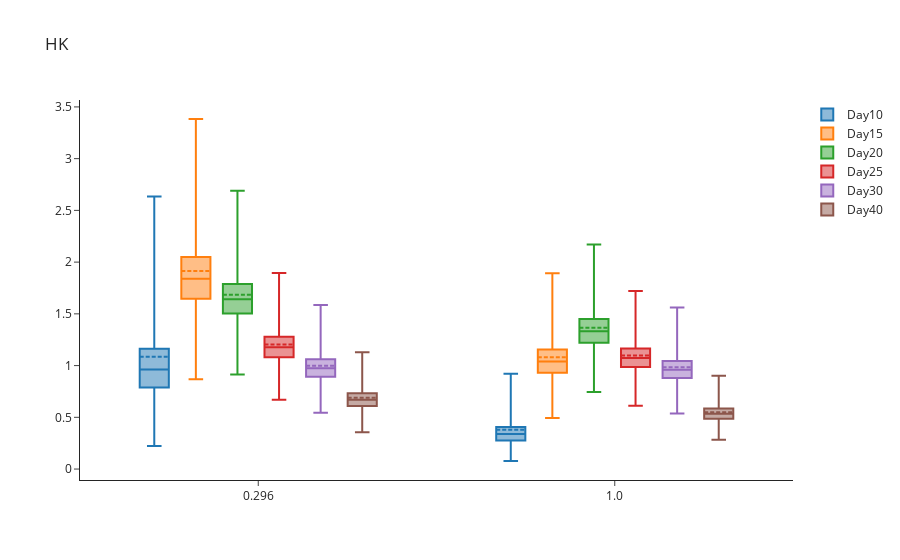

The notebook cell saved with this chart:
### Code cell
# Create list of names for x-axis and traces
epsilon_range = np.around(epsilon_range,3)
num_epsilons = len(epsilon_range)
x_name = []
for i in range(num_epsilons):
    x_name.append(str(epsilon_range[i]))
trace_name = ['Day{}'.format(x) for x in chosen_times]

# Sort results
all_intervals_chosen.sort_values(by=['Time Points', 'Epsilon'], inplace=True)

# Plot (box plot for inference)
fig = go.Figure()

for i in range(len(trace_name)):
    fig.add_trace(
        go.Box(
            mean=all_intervals_chosen.loc[all_intervals_chosen['Central Probability']==0]['Mean'][i*num_epsilons:(i+1)*num_epsilons],
            median=all_intervals_chosen.loc[all_intervals_chosen['Central Probability']==0]['Lower bound CI'][i*num_epsilons:(i+1)*num_epsilons],
            q1=all_intervals_chosen.loc[all_intervals_chosen['Central Probability']==0.25]['Lower bound CI'][i*num_epsilons:(i+1)*num_epsilons],
            q3=all_intervals_chosen.loc[all_intervals_chosen['Central Probability']==0.25]['Upper bound CI'][i*num_epsilons:(i+1)*num_epsilons],
            upperfence=all_intervals_chosen.loc[all_intervals_chosen['Central Probability']==0.95]['Upper bound CI'][i*num_epsilons:(i+1)*num_epsilons],
            lowerfence=all_intervals_chosen.loc[all_intervals_chosen['Central Probability']==0.95]['Lower bound CI'][i*num_epsilons:(i+1)*num_epsilons],
            x=x_name,
            name=trace_name[i]
        )
    )
fig.update_layout(template='simple_white', boxmode='group', title='HK')

fig.show()

### Figure 1 — Plotly figure (JSON) as saved in the notebook; plotly's stock layout.template omitted (floating-point values rounded to 4 significant figures)
{"data": [{"lowerfence": [0.2217, 0.07785], "mean": [1.084, 0.3799], "median": [0.9633, 0.3377], "name": "Day10", "q1": [0.7885, 0.2765], "q3": [1.163, 0.4075], "type": "box", "upperfence": [2.633, 0.9205], "x": ["0.296", "1.0"]}, {"lowerfence": [0.8671, 0.4935], "mean": [1.914, 1.08], "median": [1.84, 1.04], "name": "Day15", "q1": [1.646, 0.9318], "q3": [2.049, 1.157], "type": "box", "upperfence": [3.383, 1.893], "x": ["0.296", "1.0"]}, {"lowerfence": [0.9148, 0.745], "mean": [1.684, 1.365], "median": [1.642, 1.332], "name": "Day20", "q1": [1.503, 1.221], "q3": [1.789, 1.451], "type": "box", "upperfence": [2.691, 2.171], "x": ["0.296", "1.0"]}, {"lowerfence": [0.6709, 0.6128], "mean": [1.204, 1.097], "median": [1.176, 1.072], "name": "Day25", "q1": [1.081, 0.9854], "q3": [1.278, 1.164], "type": "box", "upperfence": [1.894, 1.722], "x": ["0.296", "1.0"]}, {"lowerfence": [0.545, 0.5372], "mean": [0.9976, 0.9829], "median": [0.9738, 0.9595], "name": "Day30", "q1": [0.8924, 0.8793], "q3": [1.06, 1.044], "type": "box", "upperfence": [1.585, 1.561], "x": ["0.296", "1.0"]}, {"lowerfence": [0.3556, 0.2834], "mean": [0.6885, 0.5493], "median": [0.6694, 0.534], "name": "Day40", "q1": [0.609, 0.4857], "q3": [0.7337, 0.5854], "type": "box", "upperfence": [1.13, 0.9023], "x": ["0.296", "1.0"]}], "layout": {"boxmode": "group", "title": {"text": "HK"}}}
